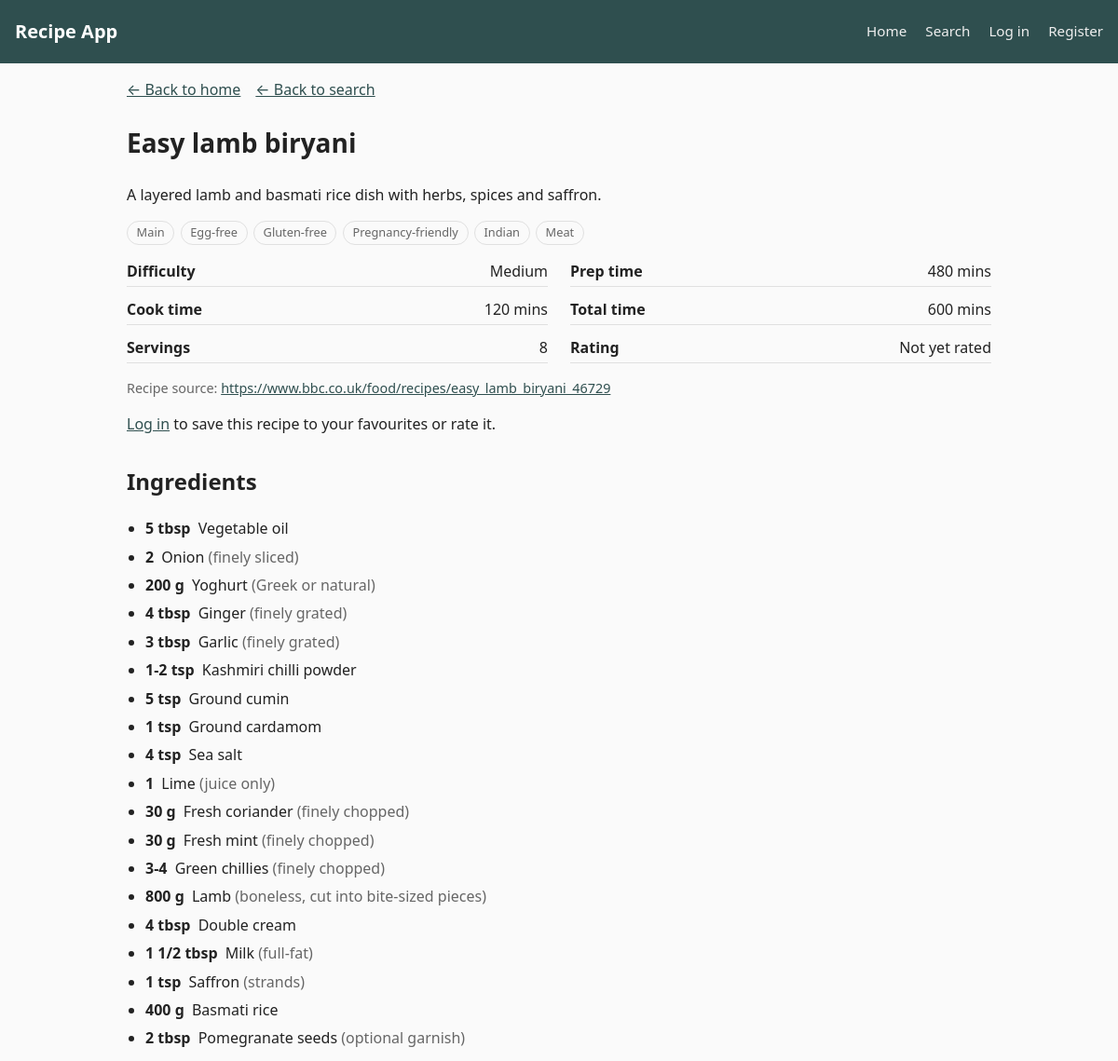
The page /recipe.php?id=9 (upper part) on the database as committed earlier.
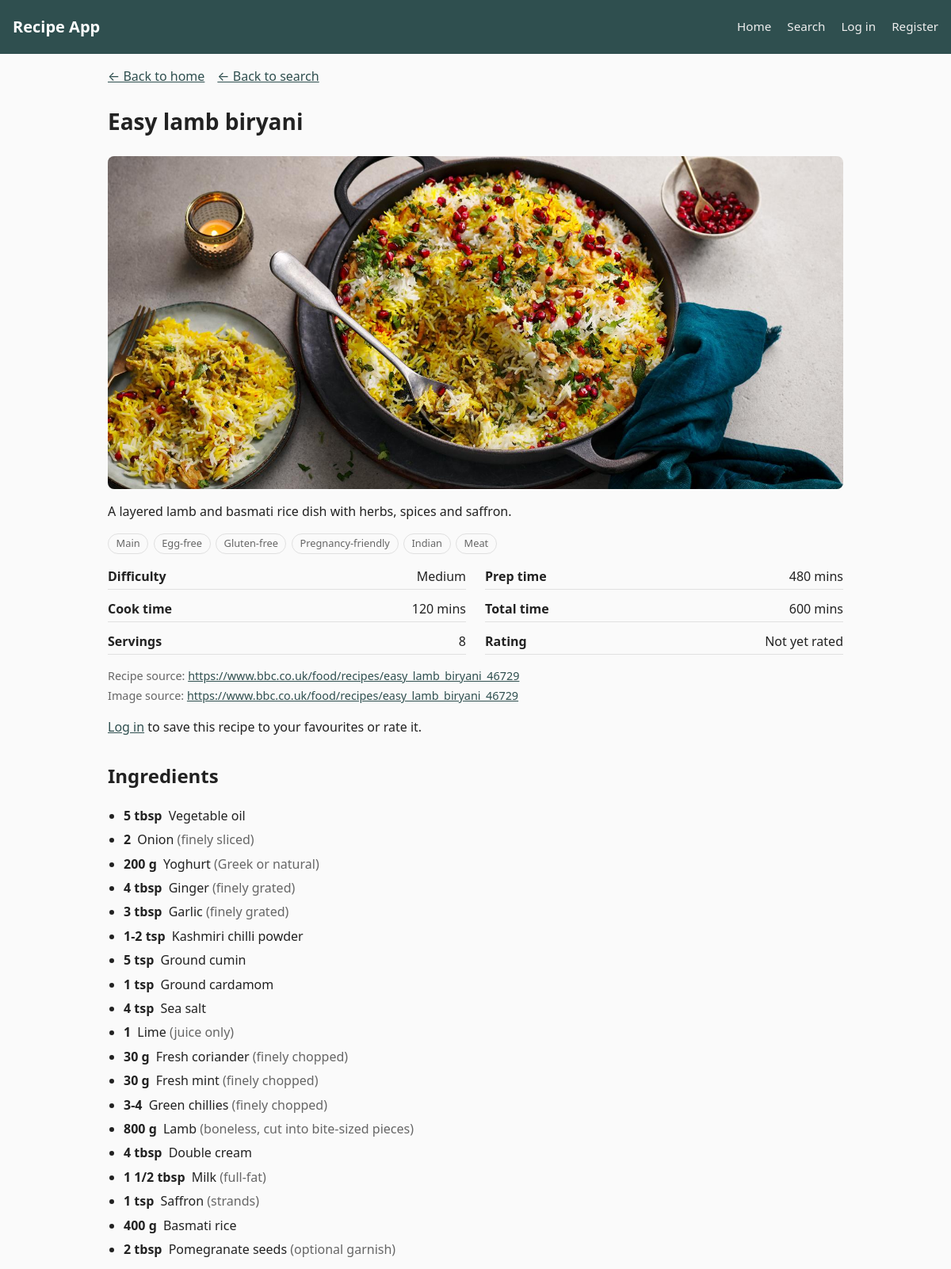
The same page on the database as committed later.
### tables this page shows
CREATE TABLE `recipes` (
  `recipe_id` int NOT NULL AUTO_INCREMENT,
  `title` varchar(150) NOT NULL,
  `description` text,
  `prep_time_minutes` int NOT NULL,
  `cook_time_minutes` int NOT NULL,
  `servings` int DEFAULT NULL,
  `difficulty` enum('Easy','Medium','Hard') NOT NULL DEFAULT 'Easy',
  `image_path` varchar(255) DEFAULT NULL,
  `source_url` varchar(500) DEFAULT NULL,
  `created_at` timestamp NULL DEFAULT CURRENT_TIMESTAMP,
  PRIMARY KEY (`recipe_id`),
  KEY `idx_recipes_title` (`title`),
  KEY `idx_recipes_difficulty` (`difficulty`),
  KEY `idx_recipes_prep_time` (`prep_time_minutes`),
  KEY `idx_recipes_cook_time` (`cook_time_minutes`)
);

### includes/recipes_data.php (called while the page is built, shortened)
<?php
function getRecipeById(int $id): ?array
{
    global $pdo;
    $stmt = $pdo->prepare('
        SELECT
            r.recipe_id,
            r.title,
            r.description,
            r.prep_time_minutes,
            r.cook_time_minutes,
            r.servings,
            r.difficulty,
            r.image_path,
            r.source_url,
            ROUND(
                AVG(
                    (
                        rt.taste_rating
                        + rt.difficulty_rating
                        + rt.presentation_rating
                    ) / 3.0
                ),
                1
            ) AS avg_rating,
            ROUND(
                AVG(rt.taste_rating),
                1
            ) AS avg_taste_rating,
            ROUND(
                AVG(rt.difficulty_rating),
                1
            ) AS avg_difficulty_rating,
            ROUND(
                AVG(rt.presentation_rating),
                1
            ) AS avg_presentation_rating,
            COUNT(
                DISTINCT rt.rating_id
            ) AS ratings_count
        FROM recipes r
        LEFT JOIN ratings rt
            ON rt.recipe_id = r.recipe_id
        WHERE r.recipe_id = ?
        GROUP BY
            r.recipe_id,
            r.title,
            r.description,
            r.prep_time_minutes,
            r.cook_time_minutes,
            r.servings,
            r.difficulty,
            r.image_path,
            r.source_url
    ');
    $stmt->execute([$id]);
    $recipe = $stmt->fetch();
    $recipe['avg_rating'] =
        $recipe['avg_rating'] !== null
            ? (float) $recipe['avg_rating']
            : null;
    $recipe['avg_taste_rating'] =
        $recipe['avg_taste_rating'] !== null
            ? (float) $recipe['avg_taste_rating']
            : null;
    $recipe['avg_difficulty_rating'] =
        $recipe['avg_difficulty_rating'] !== null
            ? (float) $recipe['avg_difficulty_rating']
            : null;
    $recipe['avg_presentation_rating'] =
        $recipe['avg_presentation_rating'] !== null
            ? (float) $recipe['avg_presentation_rating']
            : null;
    $recipe['ratings_count'] =
        (int) $recipe['ratings_count'];
    $recipe['categories'] =
        getRecipeCategories($id);
    $recipe['ingredients'] =
        getRecipeIngredients($id);
    $recipe['steps'] =
        getRecipeSteps($id);
    $recipe['reviews'] =
        getRecipeReviews($id);
    return $recipe;
}
function getRecipeReviews(int $recipeId): array
{
    global $pdo;
    $stmt = $pdo->prepare('
        SELECT
            rt.rating_id,
            ROUND(
                (
                    rt.taste_rating
                    + rt.difficulty_rating
                    + rt.presentation_rating
                ) / 3.0,
                1
            ) AS overall_rating,
            rt.taste_rating,
            rt.difficulty_rating,
            rt.presentation_rating,
            rt.review,
            rt.created_at,
            CONCAT(
                u.first_name,
                " ",
                u.last_name
            ) AS user_name
        FROM ratings rt
        JOIN users u
            ON u.user_id = rt.user_id
        WHERE rt.recipe_id = ?
        ORDER BY
            rt.created_at DESC,
            rt.rating_id DESC
    ');
    $stmt->execute([$recipeId]);
    $reviews = $stmt->fetchAll();
    return $reviews;
}
function getRecipeCategories(int $recipeId): array
{
    global $pdo;
    $stmt = $pdo->prepare('
        SELECT
            c.category_id,
            c.category_name,
            c.category_type
        FROM recipe_categories rc
        JOIN categories c
            ON c.category_id = rc.category_id
        WHERE rc.recipe_id = ?
        ORDER BY
            c.category_type,
            c.category_name
    ');
    $stmt->execute([$recipeId]);
    return $stmt->fetchAll();
}
function getRecipeIngredients(int $recipeId): array
{
    global $pdo;
    $stmt = $pdo->prepare('
        SELECT
            ri.section_name,
            ri.display_order,
            ri.quantity,
            ri.unit,
            ri.notes,
            i.ingredient_name
        FROM recipe_ingredients ri
        JOIN ingredients i
            ON i.ingredient_id = ri.ingredient_id
        WHERE ri.recipe_id = ?
        ORDER BY ri.display_order
    ');
    $stmt->execute([$recipeId]);
    return $stmt->fetchAll();
}
function getRecipeSteps(int $recipeId): array
{
    global $pdo;
    $stmt = $pdo->prepare('
        SELECT
            step_number,
            instruction,
            duration_minutes
        FROM recipe_steps
        WHERE recipe_id = ?
        ORDER BY step_number
    ');
    $stmt->execute([$recipeId]);
    return $stmt->fetchAll();
}

### includes/auth.php (called while the page is built, shortened)
<?php
function isLoggedIn(): bool
{
    return isset($_SESSION['user_id']);
}

### recipe.php (the view, shortened to what the changed rows need)
<?php
require_once 'includes/db.php';
require_once 'includes/auth.php';
require_once 'includes/recipes_data.php';
$recipeId = (int) ($_GET['id'] ?? 0);
$recipe = getRecipeById($recipeId);
    ?>
    <?php
$isFavourited = false;
$totalTime =
    $recipe['prep_time_minutes']
    + $recipe['cook_time_minutes'];
require_once 'includes/header.php';
?>
<article class="recipe-detail">
    <header class="recipe-detail-header">
        <h1>
            <?= htmlspecialchars(
                $recipe['title']
            ) ?>
        </h1>
        <?php if (!empty($recipe['image_path'])): ?>
            <img
                src="<?= htmlspecialchars(
                    $recipe['image_path']
                ) ?>"
                alt=""
                class="recipe-detail-image"
            >
        <?php endif; ?>
        <p>
            <?= htmlspecialchars(
                $recipe['description']
            ) ?>
        </p>
        <ul class="tag-list">
            <?php foreach ($recipe['categories'] as $category): ?>
                <li class="tag">
                </li>
            <?php endforeach; ?>
        </ul>
        <dl class="recipe-facts">
            <div>
                <dt>Difficulty</dt>
                <dd>
                    <?= htmlspecialchars(
                        $recipe['difficulty']
                    ) ?>
                </dd>
            </div>
            <div>
                <dt>Prep time</dt>
                <dd>
                    <?= (int) $recipe['prep_time_minutes'] ?>
                    mins
                </dd>
            </div>
            <div>
                <dt>Cook time</dt>
                <dd>
                    <?= (int) $recipe['cook_time_minutes'] ?>
                    mins
                </dd>
            </div>
            <div>
                <dt>Total time</dt>
                <dd>
                    <?= (int) $totalTime ?> mins
                </dd>
            </div>
            <div>
                <dt>Servings</dt>
                <dd>
                    <?= htmlspecialchars(
                        (string) (
                            $recipe['servings'] ?? 'N/A'
                        )
                    ) ?>
                </dd>
            </div>
            <div>
            </div>
        </dl>
        <?php if (!empty($recipe['source_url'])): ?>
            <div class="recipe-source">
                <p>
                    Recipe source:
                    <a
                        href="<?= htmlspecialchars(
                            $recipe['source_url']
                        ) ?>"
                        target="_blank"
                        rel="noopener noreferrer"
                    >
                        <?= htmlspecialchars(
                            $recipe['source_url']
                        ) ?>
                    </a>
                </p>
                <?php if (!empty($recipe['image_path'])): ?>
                    <p>
                        Image source:
                        <a
                            href="<?= htmlspecialchars(
                                $recipe['source_url']
                            ) ?>"
                            target="_blank"
                            rel="noopener noreferrer"
                        >
                            <?= htmlspecialchars(
                                $recipe['source_url']
                            ) ?>
                        </a>
                    </p>
                <?php endif; ?>
            </div>
        <?php endif; ?>
        <?php if (isLoggedIn()): ?>
            <form
                method="POST"
                action="recipe.php?id=<?= (int) $recipeId ?>"
            >
                <input
                    type="hidden"
                    name="csrf_token"
                    value="<?= htmlspecialchars(
                        csrfToken()
                    ) ?>"
                >
                <input
                    type="hidden"
                    name="action"
                    value="toggle_favourite"
                >
                <button
                    type="submit"
                    class="btn <?= $isFavourited
                        ? 'btn-secondary'
                        : 'btn-primary' ?>"
                >
                    <?= $isFavourited
                        ? 'Remove from favourites'
                        : 'Save to favourites' ?>
                </button>
            </form>
        <?php else: ?>
            <p>
                <a href="login.php">Log in</a>
                to save this recipe to your favourites or rate it.
            </p>
        <?php endif; ?>
    </header>
    <section class="recipe-section">
        <h2>Ingredients</h2>
    </section>
</article>
<?php require_once 'includes/footer.php'; ?>

Rows that differ between the two databases and show on the page:
changed recipes "Easy lamb biryani": image_path: picture added; source_url (not shown) → "https://www.bbc.co.uk/food/recipes/easy_lamb_biryani_46729"; image_path empty → "assets/images/recipes/lamb-biryani.jpg" (drawn)
Other text that changed with them:
text now shown: "Image source:"
